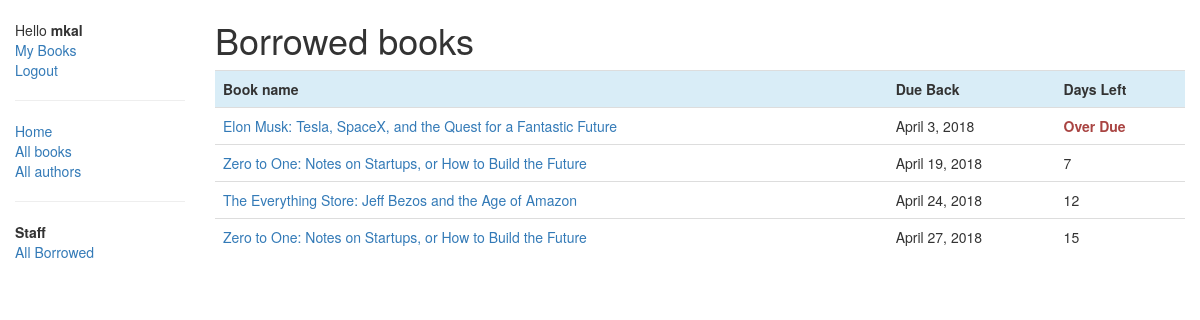
/catalog/allborrowed/ (signed in), run on the app's committed database.
### catalog/models.py (models this page shows, shortened)
class BookInstance(models.Model):
    id = models.UUIDField(primary_key=True, default=uuid.uuid4,
                          help_text="Unique ID for this particular book across whole library")
    book = models.ForeignKey('Book', on_delete=models.SET_NULL, null=True)
    imprint = models.CharField(max_length=200)
    due_back = models.DateField(null=True, blank=True)
    borrower = models.ForeignKey(User, on_delete=models.SET_NULL, null=True, blank=True)
    LOAN_STATUS = (
        ('m', 'Maintenance'),
        ('o', 'On loan'),
        ('a', 'Available'),
        ('r', 'Reserved'),
    )
    status = models.CharField(max_length=1, choices=LOAN_STATUS, blank=True, default='m', help_text='Book availability')
    @property
    def left_days(self):
        return (self.due_back - date.today()).days
    class Meta:
        ordering = ["due_back"]
        permissions = (("can_mark_returned", "Set book as returned"),)

class Book(models.Model):
    title = models.CharField(max_length=200)
    author = models.ForeignKey('Author', on_delete=models.SET_NULL, null=True)
    summery = models.TextField(max_length=1000, help_text="Enter a brief description of the book ")
    isbn = models.CharField('ISBN', max_length=13,
                            help_text='13 Character <a href="https://www.isbn-international.org/content/what-isbn">ISBN number</a>')
    genre = models.ManyToManyField(Genre, help_text="Select a genre for this book.")
    language = models.ForeignKey('Language', on_delete=models.SET_NULL, null=True)
    def display_genre(self):
        return ", ".join([genre.name for genre in self.genre.all()[:3]])
    display_genre.short_description = 'Genre'

### catalog/views.py (the view)
# urls.py: path('allborrowed/', views.AllLoanedBooksListView.as_view(), name='all-borrowed'),
class AllLoanedBooksListView(PermissionRequiredMixin, BookInstanceListView):
    permission_required = ('catalog.can_mark_returned', 'catalog.can_edit')
    template_name = 'lists/all_borrowed.html'
    def get_queryset(self):
        return BookInstance.objects.filter(status__exact='o').order_by('due_back')

### catalog/templates/lists/all_borrowed.html (shortened to what this page needs)
{% extends 'lists/loaned_book_list.html' %}

### catalog/templates/lists/loaned_book_list.html
{% extends "base.html" %}
{% block content %}
    <h1>Borrowed books</h1>
    {% if bookinstance_list %}
        <table class="table">
            <tr class="info">
                <th>Book name</th>
                <th>Due Back</th>
                <th>Days Left</th>
            </tr>
            {% for bookinstance in bookinstance_list %}
                <tr>
                    <td><a href="{% url 'book-detail' bookinstance.book.pk %}">{{ bookinstance.book.title }}</a></td>
                    <td>{{ bookinstance.due_back }}</td>
                    {% if bookinstance.left_days < 0 %}
                        <td class="text-danger"><strong>Over Due</strong></td>
                    {% else %}
                        <td>{{ bookinstance.left_days }}</td>
                    {% endif %}
                </tr>
            {% endfor %}
        </table>
    {% else %}
        <p>There are no books borrowed.</p>
    {% endif %}
{% endblock %}

### catalog/templates/base.html (shortened to what this page needs)
<!DOCTYPE html>
<html lang="en">
<head>
    <link rel="stylesheet" href="https://maxcdn.bootstrapcdn.com/bootstrap/3.3.7/css/bootstrap.min.css">
    {% load static %}
    <link rel="stylesheet" href="{% static 'css/styles.css' %}">
</head>
<body>
<div class="container-fluid">
    <div class="row">
        <div class="col-sm-2">
            {% block sidebar %}
                <ul class="sidebar-nav">
                    {% if user.is_authenticated %}
                        <li>Hello <strong>{{ user.get_username }}</strong></li>
                        <li><a href="{% url 'mybooks' %}">My Books</a></li>
                        <li><a href="{% url 'logout' %}?next={{ request.path }}">Logout</a></li>
                        <hr>
                        <li><a href="{% url 'index' %}">Home</a></li>
                        <li><a href="{% url  'books' %}">All books</a></li>
                        <li><a href="{% url 'authors' %}">All authors</a></li>
                    {% else %}
                        <li><a href="{% url 'index' %}">Home</a></li>
                        <li><a href="{% url  'books' %}">All books</a></li>
                        <li><a href="{% url 'authors' %}">All authors</a></li>
                        <li><a href="{% url 'login' %}?next={{ request.path }}">Login</a></li>
                    {% endif %}
                    {% if perms.catalog.can_mark_returned %}
                        <hr>
                        <li><strong>Staff</strong></li>
                        <li><a href="{% url 'all-borrowed' %}">All Borrowed</a></li>
                    {% endif %}
                </ul>
            {% endblock %}
        </div>
        <div class="col-sm-10">
            {% block content %}{% endblock %}
        </div>
    </div>
</div>
</body>
</html>

### catalog/static/css/styles.css (style rules this page uses)
.sidebar-nav { margin-top: 20px; padding: 0; list-style: none; }

### data on the page
BookInstance: book "Elon Musk: Tesla, SpaceX, and the Quest for a Fantastic Future", due_back "April 3, 2018", shows "Over Due"
BookInstance: book "Zero to One: Notes on Startups, or How to Build the Future", due_back "April 19, 2018", left_days "7"
BookInstance: book "The Everything Store: Jeff Bezos and the Age of Amazon", due_back "April 24, 2018", left_days "12"
BookInstance: book "Zero to One: Notes on Startups, or How to Build the Future", due_back "April 27, 2018", left_days "15"

### other printed values
{{ user.get_username }} "mkal"
